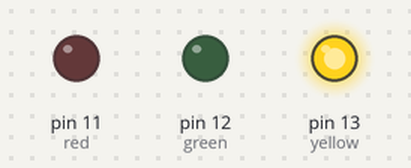
This sketch was run on a simulated Arduino Uno, built with avr-gcc and run on an emulated ATmega328P. Shown: output pins drawn as LEDs (lit = HIGH).

Above: at 1.0 s.
At 3.0 s:
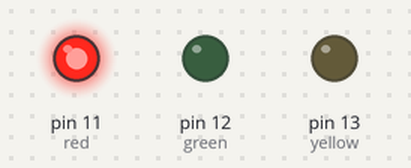
Timing chart, 0 to 5.2 s (numbered marks = the images above):
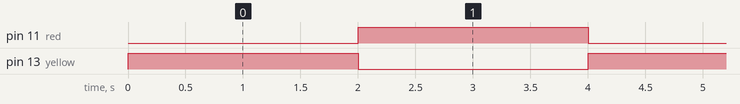

Measured:
- by itself, pin 11 (red), pin 13 (yellow): alternates HIGH for 2.0 s and LOW for 2.0 s
- by itself, everything shown: repeats every 4.0 s, in 3 steps

The sketch:

TRAFFIC.ino
```cpp
int yellow =13;
int green =12;
int red =11;
void setup()
{
  pinMode(yellow,OUTPUT);
  pinMode(red,OUTPUT);
  pinMode(green,OUTPUT);
}
void loop()
{
 digitalWrite(yellow,HIGH);
 digitalWrite(red,LOW);
 digitalWrite(green,LOW);
 delay(2000);
 digitalWrite(yellow,LOW);
 digitalWrite(red,HIGH);
 digitalWrite(green,LOW);
 delay(2000);
 digitalWrite(yellow,LOW);
 digitalWrite(red,LOW);
 digitalWrite(green,HIGH);
}
```
